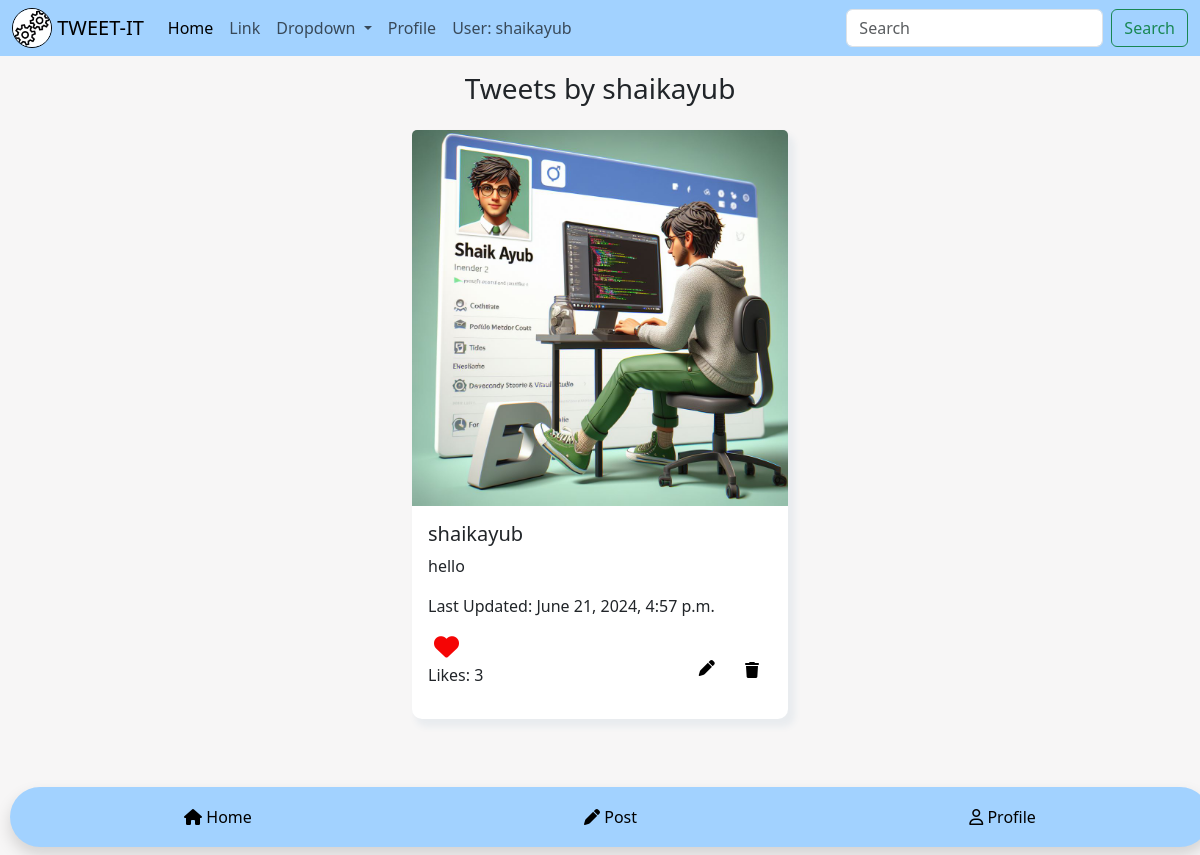
The page /user/ (signed in) on the database its author committed.
### main/models.py (models this page shows, shortened)
class Profile(models.Model):
    user = models.OneToOneField(settings.AUTH_USER_MODEL, on_delete=models.CASCADE)
    profile_pic = models.ImageField(upload_to='profile_pics/', blank=True, null=True)

class Tweet(models.Model):
    user = models.ForeignKey(settings.AUTH_USER_MODEL, on_delete=models.CASCADE)
    text = models.TextField(max_length=240)
    photo = models.ImageField(upload_to='photos/',null=True,blank=True)
    created_at = models.DateTimeField(default=timezone.now)
    updated_at = models.DateTimeField(default=timezone.now)
    likes = models.ManyToManyField(User, related_name='liked_tweets', blank=True)
    def total_likes(self):
        return self.likes.count()

### main/views.py (the view)
# urls.py: path('user/', views.user_tweets, name='user_tweets'),
@login_required
def user_tweets(request):
    tweets = Tweet.objects.filter(user=request.user).order_by('-created_at')
    return render(request, 'user_tweets.html', {'tweets': tweets})

### main/templates/user_tweets.html (shortened to what this page needs)
{% extends 'base.html' %}
{% block start %}
<div class="container-fluid main" style="max-width: 400px;">
  <h3 class="text-center mt-3 mb-4">Tweets by {{ request.user.username }}</h3>
  <div class="row justify-content-center gap-1">
    {% for tweet in tweets %}
    <div class=" mb-3" >
      <div class="card">
        {% if tweet.photo %}
        <img src="{{ tweet.photo.url }}" class="card-img-top" alt="Tweet Image" style="height: 100%; object-fit: cover;">
        {% endif %}
        <div class="card-body">
          <h5 class="card-title">
            {{ tweet.user.username }}
          </h5>
          <p class="card-text">{{ tweet.text }}</p>
          {% if tweet.updated_at %}
          <p class="card-text time">Last Updated: {{ tweet.updated_at }}</p>
          {% else %}
          <p class="card-text time">Created: {{ tweet.created_at }}</p>
          {% endif %}
          <div class="contents mt-2">
            <form action="{% url 'like_tweet' tweet.id %}" method="post" >
              <button type="submit" style="border: none; background: none;">
                  {% if user in tweet.likes.all %}
                  <i class="fa-solid fa-heart" style="color: #f50505; font-size: 25px;"></i>
                  {% else %}
                  <i class="fa-regular fa-heart" style="font-size: 20px;"></i>
                  {% endif %}
              </button>
              <p>Likes: {{ tweet.total_likes }}</p>
          </form>
          <div>
            {% if tweet.user == user %}
            <a href="{% url 'tweetedit' tweet.id %}" class="btn"><i class="fa-solid fa-pen" style="color: #000000;"></i></a>
            <a href="{% url 'tweetdelete' tweet.id %}" class="btn mt-1"><i class="fa-solid fa-trash" style="color: #000000;"></i></a>
            {% endif %}
          </div>
          </div>
        </div>
      </div>
    </div>
    {% endfor %}
  </div>
  {% for tweet in tweets %}
<div class="mobile-menu nav navbar-expand-lg  mt-3 mb-2  shadow p-2">
  <li>
    <a href="/"><i class="fa-solid fa-house" style="color: #000000;"></i> Home</a>
  </li>
  <li>
    <a href="{% url 'tweetcreate' %}" class=""><i class="fa-solid fa-pen" style="color: #000000;"></i> Post</a>
  </li>
  <li>
        <a href="profile/"><i class="fa-regular fa-user" style="color: #000000;"></i> Profile</a>
        </li>
    </div>
    {% endfor %}
</div>
{% endblock %}

### main/templates/base.html (shortened to what this page needs)
{% load static %}
<!DOCTYPE html>
<html lang="en" data-bs-theme="light">
  <head>
    <link rel="stylesheet" href="https://cdnjs.cloudflare.com/ajax/libs/font-awesome/6.5.2/css/all.min.css" />
    <link
      href="https://cdn.jsdelivr.net/npm/bootstrap@5.3.3/dist/css/bootstrap.min.css"
      rel="stylesheet"
    />
    <link rel="stylesheet" href="{% static 'css/style.css' %}" />
  </head>
  <body>
    <nav class="navbar navbar-expand-lg " >
        <div class="container-fluid">
          {% if request.user.profile.profile_pic %}
            <img src="{{ request.user.profile.profile_pic.url }}" class="profile-image" alt="Profile Image" style="height: 40px; width: 40px;">
        {% endif %}
          <a class="navbar-brand " href="#"> &nbsp;TWEET-IT</a>
          <div class="collapse navbar-collapse" id="navbarSupportedContent">
            <ul class="navbar-nav me-auto mb-2 mb-lg-0">
              <li class="nav-item">
                <a class="nav-link active" aria-current="page" href="/">Home</a>
              </li>
              <li class="nav-item">
                <a class="nav-link" href="#">Link</a>
              </li>
              <li class="nav-item dropdown">
                <a class="nav-link dropdown-toggle" href="#" role="button" data-bs-toggle="dropdown" aria-expanded="false">
                  Dropdown
                </a>
              </li>
              <li class="nav-item">
                <a href="{% url 'profile' %}" class="nav-link">Profile</a>
              </li>
              <li class="nav-item">
  <a href="#" class="nav-link">User: {{user.username}}</a>
              </li>
            </ul>
            <form class="d-flex" role="search">
              <input class="form-control me-2" type="search" placeholder="Search" aria-label="Search" name="search">
              <button class="btn btn-outline-success" type="submit">Search</button>
            </form>
          </div>
        </div>
      </nav>
      {% block start %}
    {% endblock %}
  </body>
</html>

### main/static/css/style.css (style rules this page uses)
.card-img-top { object-fit: cover; }
.main { max-height: 80vh; overflow: hidden; overflow: scroll; max-width: 80vw; }
.time { font-weight: 100; font-size: 16px; }
.mobile-menu { position: fixed; margin-top: 40px; align-items: center; bottom: 0px; left: 0px; width: 100%; background-color: #a2d2ff; color: #000; height: 7%; border-radius: 40px; margin-left: 10px; margin-right: 10px; padding: 40px; display: flex; justify-content: space-around; }
.mobile-menu li, a { color: #000; }
a { text-decoration: none; }
.profile-image { width: 200px; height: 200px; border: 0.5px solid black; border-radius: 50%; object-fit: cover; }
.card-img-top { max-width: 100%; height: auto; }
.navbar { background-color: #a2d2ff; position: sticky; top: 0; z-index: 99999; }
body { background-color: #f7f6f6; }
.card { border: none; box-shadow: 5px 6px 6px 2px #e9ecef; border-radius: 4px; }

### main/templates/base.html (style rules this page uses)
.card-img-top { object-fit: cover; }
.main { max-height: 80vh; overflow: hidden; overflow: scroll; max-width: 80vw; }
.time { font-weight: 100; font-size: 16px; }
.mobile-menu { position: fixed; margin-top: 40px; align-items: center; bottom: 0px; left: 0px; width: 100%; background-color: #a2d2ff; color: #000; height: 7%; border-radius: 40px; margin-left: 10px; margin-right: 10px; padding: 40px; display: flex; justify-content: space-around; }
.mobile-menu li, a { color: #000; }
a { text-decoration: none; }
.profile-image { width: 200px; height: 200px; border: 0.5px solid black; border-radius: 50%; object-fit: cover; }
.card-img-top { max-width: 100%; height: auto; }
.navbar { background-color: #a2d2ff; position: sticky; top: 0; z-index: 99999; }
body { background-color: #f7f6f6 }
.card { border: none; box-shadow: 5px 6px 6px 2px #e9ecef; border-radius: 10px; }
.contents { display: flex; align-items: center; justify-content: space-between; }

### rows shown on the page
Tweet: photo (picture), user.username "shaikayub", text "hello", updated_at "June 21, 2024, 4:57 p.m.", total_likes "3"

### other values the page prints
{{ user.username }} "shaikayub"
{{ request.user.username }} "shaikayub"
